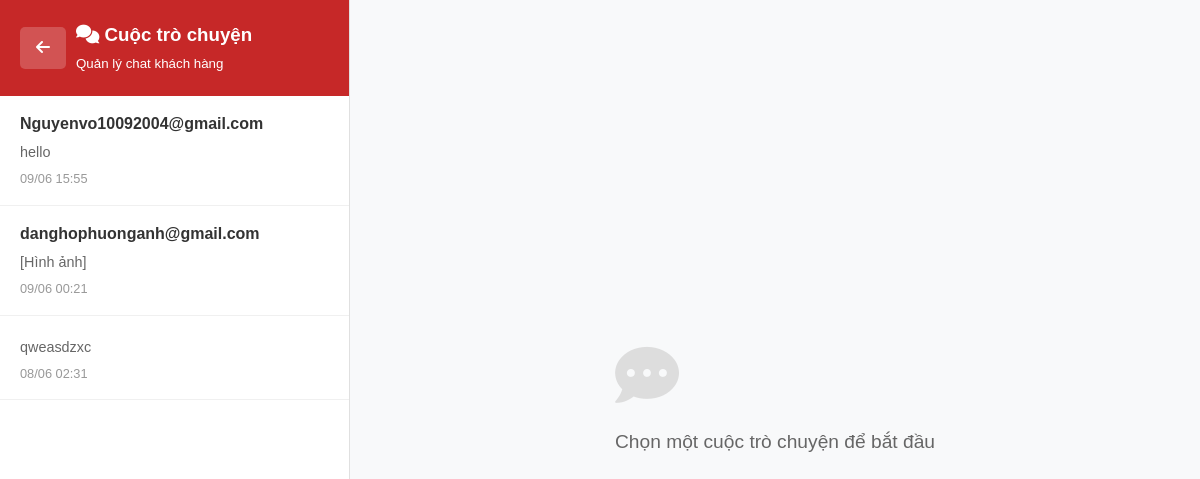
Page /chat/admin.php (signed in) on the committed database.
### tables this page shows
CREATE TABLE `conversations` (
  `id` int(11) NOT NULL,
  `user1_id` int(11) NOT NULL,
  `user2_id` int(11) NOT NULL,
  `created_at` datetime DEFAULT current_timestamp()
);

CREATE TABLE `users` (
  `id` int(11) NOT NULL,
  `email` varchar(50) NOT NULL,
  `password` varchar(255) NOT NULL,
  `timestamp` timestamp NULL DEFAULT current_timestamp(),
  `role` enum('admin','client') NOT NULL DEFAULT 'client',
  `first_name` varchar(100) DEFAULT NULL,
  `last_name` varchar(100) DEFAULT NULL,
  `phone` varchar(20) DEFAULT NULL,
  `address` text DEFAULT NULL
);

### chat/chat_functions.php (called while the page is built, shortened)
<?php
function getAdminConversations($pdo, $adminId)
{
    $stmt = $pdo->prepare("
        SELECT c.id, c.user1_id, c.user2_id, c.created_at,
               u.email as client_email,
               (SELECT message FROM messages WHERE conversation_id = c.id ORDER BY created_at DESC LIMIT 1) as last_message,
               (SELECT created_at FROM messages WHERE conversation_id = c.id ORDER BY created_at DESC LIMIT 1) as last_message_time,
               (SELECT COUNT(*) FROM messages WHERE conversation_id = c.id AND receiver_id = ? AND is_read = 0) as unread_count
        FROM conversations c
        LEFT JOIN users u ON (u.id = c.user1_id AND u.id != ?) OR (u.id = c.user2_id AND u.id != ?)
        WHERE c.user1_id = ? OR c.user2_id = ?
        ORDER BY last_message_time DESC
    ");
    $stmt->execute([$adminId, $adminId, $adminId, $adminId, $adminId]);
    return $stmt->fetchAll(PDO::FETCH_ASSOC);
}

### chat/admin.php (the view, shortened to what this page needs)
<?php
require_once dirname(__DIR__) . '/includes/db.php';
require_once 'chat_functions.php';
$userId = $_SESSION['user_id'];
$conversations = getAdminConversations($pdo, $userId);
?>
<!DOCTYPE html>
<html lang="vi">
<head>
    <link rel="stylesheet" href="/FirstWebsite/assets/css/style.css?v=<?= time() ?>">
    <link rel="stylesheet" href="https://cdnjs.cloudflare.com/ajax/libs/font-awesome/6.0.0-beta3/css/all.min.css">
</head>
<body>
    <div class="admin-chat-container">
        <div class="conversations-panel">
            <div class="panel-header">
                <a href="/FirstWebsite/admin/products.php" class="back-btn">
                    <i class="fas fa-arrow-left"></i>
                </a>
                <div>
                    <h3><i class="fas fa-comments"></i> Cuộc trò chuyện</h3>
                    <small>Quản lý chat khách hàng</small>
                </div>
            </div>
            <div class="conversations-list" id="conversationsList">
                <?php if (empty($conversations)): ?>
                    <div style="text-align: center; padding: 40px 20px; color: #666;">
                        <i class="fas fa-comments" style="font-size: 3rem; margin-bottom: 15px; color: #ddd;"></i>
                        <p>Chưa có cuộc trò chuyện nào</p>
                    </div>
                <?php else: ?>
                    <?php foreach ($conversations as $conv): ?>
                        <div class="conversation-item" data-id="<?= $conv['id'] ?>" onclick="selectConversation(<?= $conv['id'] ?>, '<?= htmlspecialchars($conv['client_email']) ?>')">
                            <div class="conversation-email">
                                <?= htmlspecialchars($conv['client_email']) ?>
                            </div>
                            <?php if ($conv['last_message']): ?>
                                <div class="conversation-last-message">
                                    <?= htmlspecialchars($conv['last_message']) ?>
                                </div>
                                <div class="conversation-time">
                                    <?= $conv['last_message_time'] ? date('d/m H:i', strtotime($conv['last_message_time'])) : '' ?>
                                </div>
                            <?php endif; ?>
                        </div>
                    <?php endforeach; ?>
                <?php endif; ?>
            </div>
        </div>
        <div class="chat-panel">
            <div class="chat-messages" id="chatMessages">
                <div class="no-conversation">
                    <div>
                        <i class="fas fa-comment-dots" style="font-size: 4rem; margin-bottom: 20px; color: #ddd;"></i>
                        <p>Chọn một cuộc trò chuyện để bắt đầu</p>
                    </div>
                </div>
            </div>
        </div>
    </div>
</body>
</html>

### assets/css/style.css (style rules this page uses)
* { margin: 0; padding: 0; box-sizing: border-box; font-family: Arial, sans-serif; }
body { background-color: #f8f8f8; align-items: center; justify-self: center; color: #333; line-height: 1.6; }
a { text-decoration: none; color: red; }

### chat/admin.php (style rules this page uses)
* { margin: 0; padding: 0; box-sizing: border-box; }
body { font-family: 'Segoe UI', Tahoma, Geneva, Verdana, sans-serif; overflow: hidden; }
.admin-chat-container { display: flex; height: 100vh; width: 100vw; background: #f8f9fa; }
.conversations-panel { width: 350px; background: white; border-right: 1px solid #e0e0e0; display: flex; flex-direction: column; }
.panel-header { background: #c62828; color: white; padding: 20px; display: flex; align-items: center; gap: 10px; }
.conversations-list { flex: 1; overflow-y: auto; }
.conversation-item { padding: 15px 20px; border-bottom: 1px solid #f0f0f0; cursor: pointer; transition: background 0.3s; position: relative; }
.conversation-email { font-weight: bold; margin-bottom: 5px; }
.conversation-last-message { color: #666; font-size: 0.9rem; max-height: 2.4em; overflow: hidden; display: -webkit-box; -webkit-line-clamp: 2; -webkit-box-orient: vertical; }
.conversation-time { color: #999; font-size: 0.8rem; margin-top: 5px; }
.chat-panel { flex: 1; display: flex; flex-direction: column; }
.chat-messages { flex: 1; padding: 20px; overflow-y: auto; background: #f8f9fa; }
.no-conversation { display: flex; align-items: center; justify-content: center; height: 100%; color: #666; font-size: 1.2rem; }
.back-btn { color: white; text-decoration: none; padding: 8px 16px; background: rgba(255, 255, 255, 0.2); border-radius: 5px; transition: background 0.3s; }

### rows in the picture
conversations: user1.email "Nguyenvo10092004@gmail.com", last_message "hello", last_message_time "09/06 15:55"
conversations: user1.email "danghophuonganh@gmail.com", last_message "[Hình ảnh]", last_message_time "09/06 00:21"
conversations: last_message "qweasdzxc", last_message_time "08/06 02:31"
